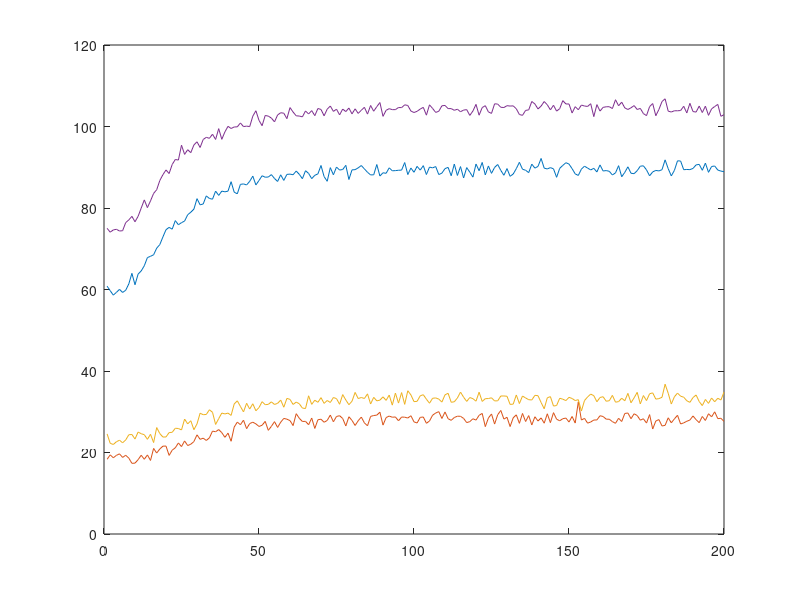

The MATLAB script that drew this image: (Note: this script raises an error after producing the figure.)
close;
%Instrukcja Prescaler - wartosc przesuniecia odpowiedzi skokowej
%skalowanie jest odpowiednio 
%Prescaler(1) - G1T1
%Prescaler(2) - G1T3
%Prescaler(3) - G2T1
%Prescaler(4) - G2T3
%GT - Macierz 200x4 odpowiedzi skokowych


clear;
load('odp_skok_pobudzenie_G1.mat')
load('odp_skok_pobudzenie_G2.mat')
GT=zeros(200,4);
GT(:,1)=odp_skok_pobudzenie_G1(600:799,1);
GT(:,2)=odp_skok_pobudzenie_G1(600:799,2);
GT(:,3)=odp_skok_pobudzenie_G2(600:799,1);
GT(:,4)=odp_skok_pobudzenie_G2(600:799,2);
%%%wyswietlenie odpowiedzi skokowej
plot(GT(:,1)); hold on 
plot(GT(:,2)); plot(GT(:,3)); plot(GT(:,4)); hold off
%skalowanie
Prescaler=zeros(4,1);
Du=[10 10 10 10];
for i=1:4
    Prescaler(i)=GT(1,i);
    for j=1:200
        GT(j,i)=(GT(j,i)-Prescaler(i))/Du(i);
    end;
  GT(:,i)=  No_Negatives(GT(:,i));
end;

plot(GT(:,1)); hold on 
plot(GT(:,2)); plot(GT(:,3)); plot(GT(:,4)); hold off
clear i;
clear j;

G1T1=GT(:,1);
G1T3=GT(:,2);
G2T1=GT(:,3);
G2T3=GT(:,4);